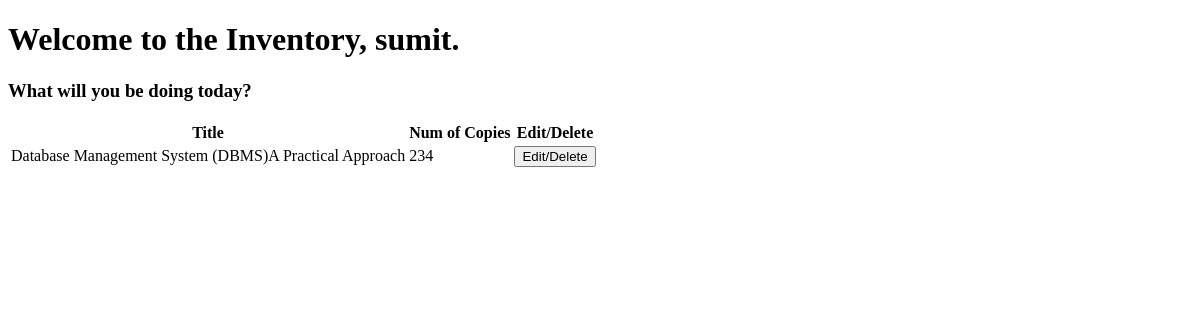
Before: /list (signed in) with the older database file.
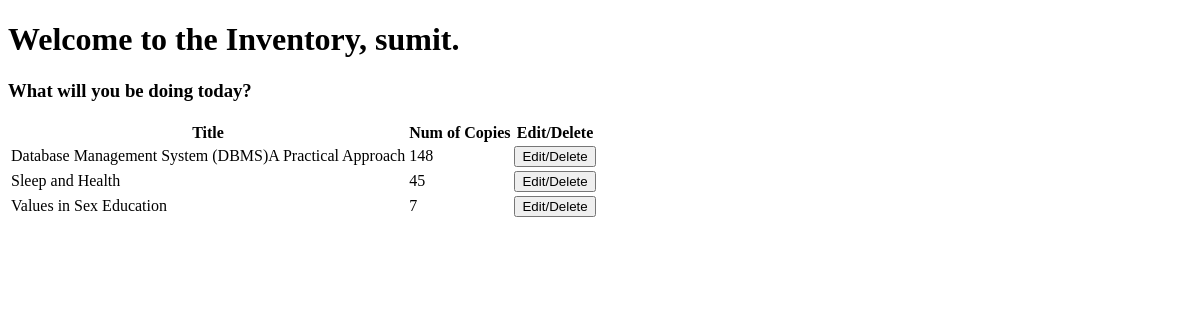
After: the same page with the newer database file.
### store/models.py (models this page shows, shortened)
class Inventory(models.Model):
  Book = models.OneToOneField(Book, on_delete=models.CASCADE)
  count = models.IntegerField(default=1)

class Book(models.Model):
    Title = models.CharField(max_length=100)
    Link = models.CharField(max_length=200)
    Authors = models.CharField(max_length=200)
    imageLink = models.CharField(max_length=100)

### store/views.py (the view)
# urls.py: path('list', views.listInventory, name = 'listInventory'),
@login_required(login_url='/login')
def listInventory(request):
  if not request.user.is_staff:
    return redirect('/')
  books = Inventory.objects.all()
  return render(request, 'list.html',{'books':books})

### templates/list.html (shortened to what this page needs)
<!DOCTYPE html>
<html lang="en">
<head>
</head>
<body>
  <h1 >Welcome  to the Inventory, {{user}}.</h1>
  <h3 >What will you be doing today?</h3>
  <table>
    <tr>
      <th>Title</th>
      <th>Num of Copies</th>
      <th>Edit/Delete</th>
    </tr>
  {% for val in books %}
    <tr>
      <td>{{val.Book.Title}}</td>
      <td>{{val.count}}</td>
      <td><button onclick="clicked({{val.id}}, '{{val.Book.Title}}', {{val.count}})">
        Edit/Delete</button></td>
    </tr>
  {% endfor %}
</table>
</body>
</html>

Changed rows visible on the page:
changed Inventory "Database Management System (DBMS)A Practical Approach": count "234" → "148"
added Inventory: Book.Title "Sleep and Health", count "45"
added Inventory: Book.Title "Values in Sex Education", count "7"
